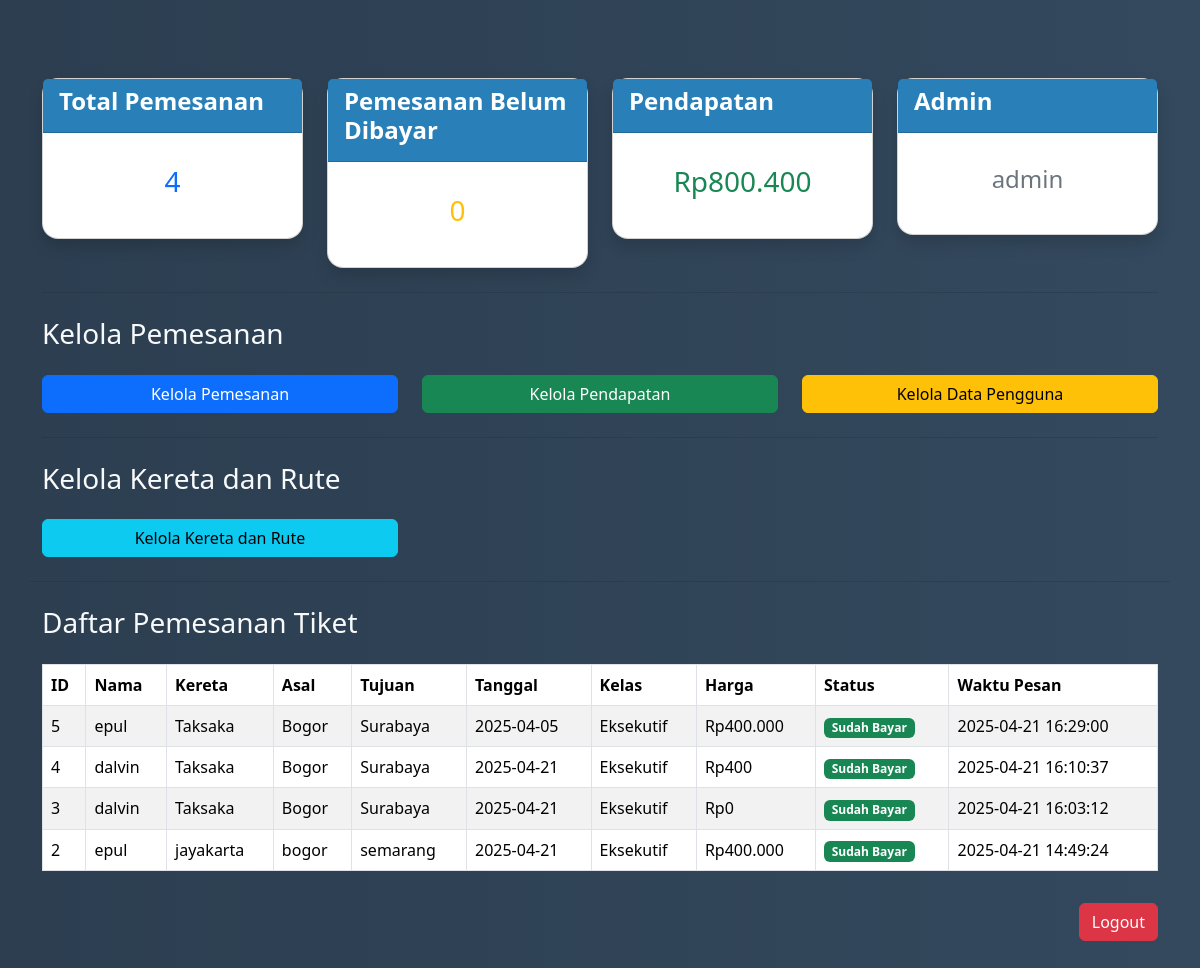
The app's page /dashboard.php (signed in) with its own data.
### tables this page shows
CREATE TABLE `pemesanan` (
  `id` int NOT NULL,
  `nama_penumpang` varchar(100) NOT NULL,
  `kereta` varchar(100) NOT NULL,
  `asal` varchar(100) NOT NULL,
  `tujuan` varchar(100) NOT NULL,
  `tanggal_berangkat` date NOT NULL,
  `kelas` enum('Ekonomi','Bisnis','Eksekutif') NOT NULL,
  `created_at` timestamp NULL DEFAULT CURRENT_TIMESTAMP,
  `user_id` int DEFAULT NULL,
  `status` varchar(20) DEFAULT 'belum bayar',
  `metode_pembayaran` varchar(50) DEFAULT NULL,
  `harga` int NOT NULL DEFAULT '0'
);

### dashboard.php (the view, shortened to what this page needs)
<?php
require_once 'koneksi.php';
$username = $_SESSION['username'];
$total_pemesanan_query = mysqli_query($koneksi, "SELECT COUNT(id) AS total FROM pemesanan");
$total_pemesanan = mysqli_fetch_assoc($total_pemesanan_query)['total'];
$total_pendapatan_query = mysqli_query($koneksi, "SELECT SUM(harga) AS total FROM pemesanan WHERE status='sudah bayar'");
$total_pendapatan = mysqli_fetch_assoc($total_pendapatan_query)['total'];
$total_belum_bayar_query = mysqli_query($koneksi, "SELECT COUNT(id) AS total FROM pemesanan WHERE status='belum bayar'");
$total_belum_bayar = mysqli_fetch_assoc($total_belum_bayar_query)['total'];
?>
<!DOCTYPE html>
<html lang="id">
<head>
    <link href="https://cdn.jsdelivr.net/npm/bootstrap@5.3.3/dist/css/bootstrap.min.css" rel="stylesheet">
</head>
<body>
    <div class="container py-5">
        <div class="row">
            <div class="col-md-3">
                <div class="card shadow">
                    <div class="card-header">
                        <h5 class="card-title">Total Pemesanan</h5>
                    </div>
                    <div class="card-body text-center">
                        <h3 class="text-primary"><?= $total_pemesanan ?></h3>
                    </div>
                </div>
            </div>
            <div class="col-md-3">
                <div class="card shadow">
                    <div class="card-header">
                        <h5 class="card-title">Pemesanan Belum Dibayar</h5>
                    </div>
                    <div class="card-body text-center">
                        <h3 class="text-warning"><?= $total_belum_bayar ?></h3>
                    </div>
                </div>
            </div>
            <div class="col-md-3">
                <div class="card shadow">
                    <div class="card-header">
                        <h5 class="card-title">Pendapatan</h5>
                    </div>
                    <div class="card-body text-center">
                        <h3 class="text-success">Rp<?= number_format($total_pendapatan, 0, ',', '.') ?></h3>
                    </div>
                </div>
            </div>
            <div class="col-md-3">
                <div class="card shadow">
                    <div class="card-header">
                        <h5 class="card-title">Admin</h5>
                    </div>
                    <div class="card-body text-center">
                        <h4 class="text-secondary"><?= $username ?></h4>
                    </div>
                </div>
            </div>
        </div>
        <hr class="my-4">
        <h3 class="text-light mb-4">Kelola Pemesanan</h3>
        <div class="row btn-container">
            <div class="col-md-4">
                <a href="kelola_pemesanan.php" class="btn btn-primary w-100">Kelola Pemesanan</a>
            </div>
            <div class="col-md-4">
                <a href="kelola_pendapatan.php" class="btn btn-success w-100">Kelola Pendapatan</a>
            </div>
            <div class="col-md-4">
                <a href="kelola_pengguna.php" class="btn btn-warning w-100">Kelola Data Pengguna</a>
            </div>
        </div>
        <hr class="my-4">
        <h3 class="text-light mb-4">Kelola Kereta dan Rute</h3>
        <div class="row btn-container">
            <div class="col-md-4">
                <a href="kelola_kereta_rute.php" class="btn btn-info w-100">Kelola Kereta dan Rute</a>
            </div>
        <hr class="my-4">
        <h3 class="text-light mb-4">Daftar Pemesanan Tiket</h3>
        <div class="table-responsive">
            <table class="table table-bordered table-striped bg-white">
                <thead>
                    <tr>
                        <th>ID</th>
                        <th>Nama</th>
                        <th>Kereta</th>
                        <th>Asal</th>
                        <th>Tujuan</th>
                        <th>Tanggal</th>
                        <th>Kelas</th>
                        <th>Harga</th>
                        <th>Status</th>
                        <th>Waktu Pesan</th>
                    </tr>
                </thead>
                <tbody>
                    <?php
                    $data_pemesanan = mysqli_query($koneksi, "SELECT * FROM pemesanan ORDER BY created_at DESC");
                    while ($row = mysqli_fetch_assoc($data_pemesanan)) :
                    ?>
                        <tr>
                            <td><?= $row['id']; ?></td>
                            <td><?= htmlspecialchars($row['nama_penumpang']); ?></td>
                            <td><?= htmlspecialchars($row['kereta']); ?></td>
                            <td><?= htmlspecialchars($row['asal']); ?></td>
                            <td><?= htmlspecialchars($row['tujuan']); ?></td>
                            <td><?= $row['tanggal_berangkat']; ?></td>
                            <td><?= htmlspecialchars($row['kelas']); ?></td>
                            <td>Rp<?= number_format($row['harga'], 0, ',', '.'); ?></td>
                            <td>
                                <?= $row['status'] === 'sudah bayar' ? '<span class="badge bg-success">Sudah Bayar</span>' : '<span class="badge bg-warning text-dark">Belum Bayar</span>'; ?>
                            </td>
                            <td><?= $row['created_at']; ?></td>
                        </tr>
                    <?php endwhile; ?>
                </tbody>
            </table>
        </div>
        <div class="text-end mt-3">
            <a href="logout.php" class="btn btn-danger">Logout</a>
        </div>
    </div>
</body>
</html>

### dashboard.php (style rules this page uses)
body { background: linear-gradient(to right, #2c3e50, #34495e); min-height: 100vh; }
.card { border-radius: 1rem; margin-top: 30px; }
.card-body { padding: 2rem; }
.card-title { font-size: 1.5rem; font-weight: 600; }
.card-header { background-color: #2980b9; color: white; }
.table thead { background-color: #2980b9; color: white; }
.table th, .table td { vertical-align: middle; }
.btn-container { margin-top: 20px; }

### records on screen
pemesanan: id "5", nama_penumpang "epul", kereta "Taksaka", asal "Bogor", tujuan "Surabaya", tanggal_berangkat "2025-04-05", kelas "Eksekutif", harga "400.000", status "Sudah Bayar", created_at "2025-04-21 16:29:00"
pemesanan: id "4", nama_penumpang "dalvin", kereta "Taksaka", asal "Bogor", tujuan "Surabaya", tanggal_berangkat "2025-04-21", kelas "Eksekutif", harga "400", status "Sudah Bayar", created_at "2025-04-21 16:10:37"
pemesanan: id "3", nama_penumpang "dalvin", kereta "Taksaka", asal "Bogor", tujuan "Surabaya", tanggal_berangkat "2025-04-21", kelas "Eksekutif", harga "0", status "Sudah Bayar", created_at "2025-04-21 16:03:12"
pemesanan: id "2", nama_penumpang "epul", kereta "jayakarta", asal "bogor", tujuan "semarang", tanggal_berangkat "2025-04-21", kelas "Eksekutif", harga "400.000", status "Sudah Bayar", created_at "2025-04-21 14:49:24"

### other values on screen
$total_pemesanan "4"
$total_belum_bayar "0"
$total_pendapatan "800.400"
$username "admin"
